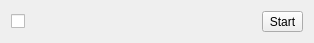
<?xml version="1.0" encoding="UTF-8"?>
<ui version="4.0">
 <class>TestItemCommon</class>
 <widget class="QWidget" name="TestItemCommon">
  <property name="geometry">
   <rect>
    <x>0</x>
    <y>0</y>
    <width>314</width>
    <height>42</height>
   </rect>
  </property>
  <property name="windowTitle">
   <string>Form</string>
  </property>
  <layout class="QHBoxLayout" name="horizontalLayout">
   <item>
    <widget class="QCheckBox" name="checkBox">
     <property name="text">
      <string/>
     </property>
    </widget>
   </item>
   <item>
    <widget class="QToolButton" name="toolButtonStart">
     <property name="text">
      <string>Start</string>
     </property>
    </widget>
   </item>
  </layout>
 </widget>
 <resources/>
 <connections/>
</ui>
